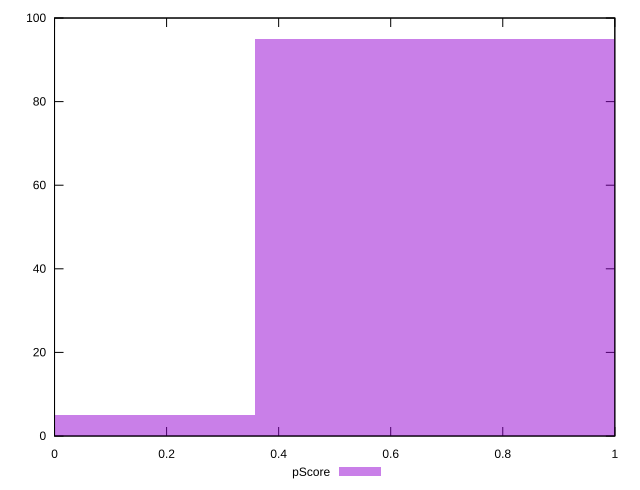

Reproduce this figure in gnuplot.
reset

$pScore <<EOF
0.7155214553661529 95
0 5
EOF

set key outside below
set boxwidth 0.7155214553661529
set xrange [0:1]
set yrange [0:100]
set trange [0:100]
set style fill transparent solid 0.5 noborder
set terminal svg size 640, 490 enhanced background rgb 'white'
set output "reprap/uses-rel-preload/samples/pages+cached/pScore/histogram.svg"

plot $pScore title "pScore" with boxes

reset
